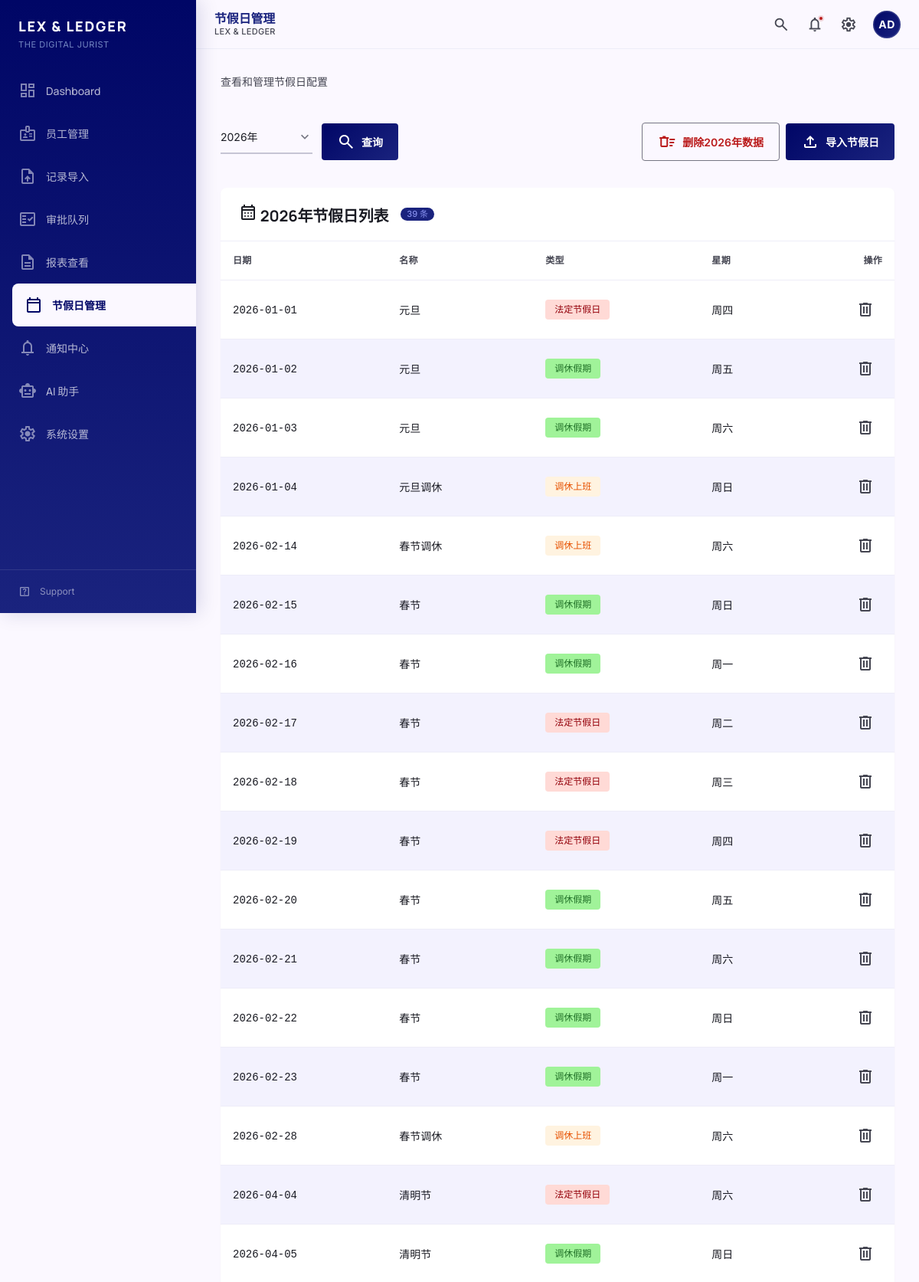
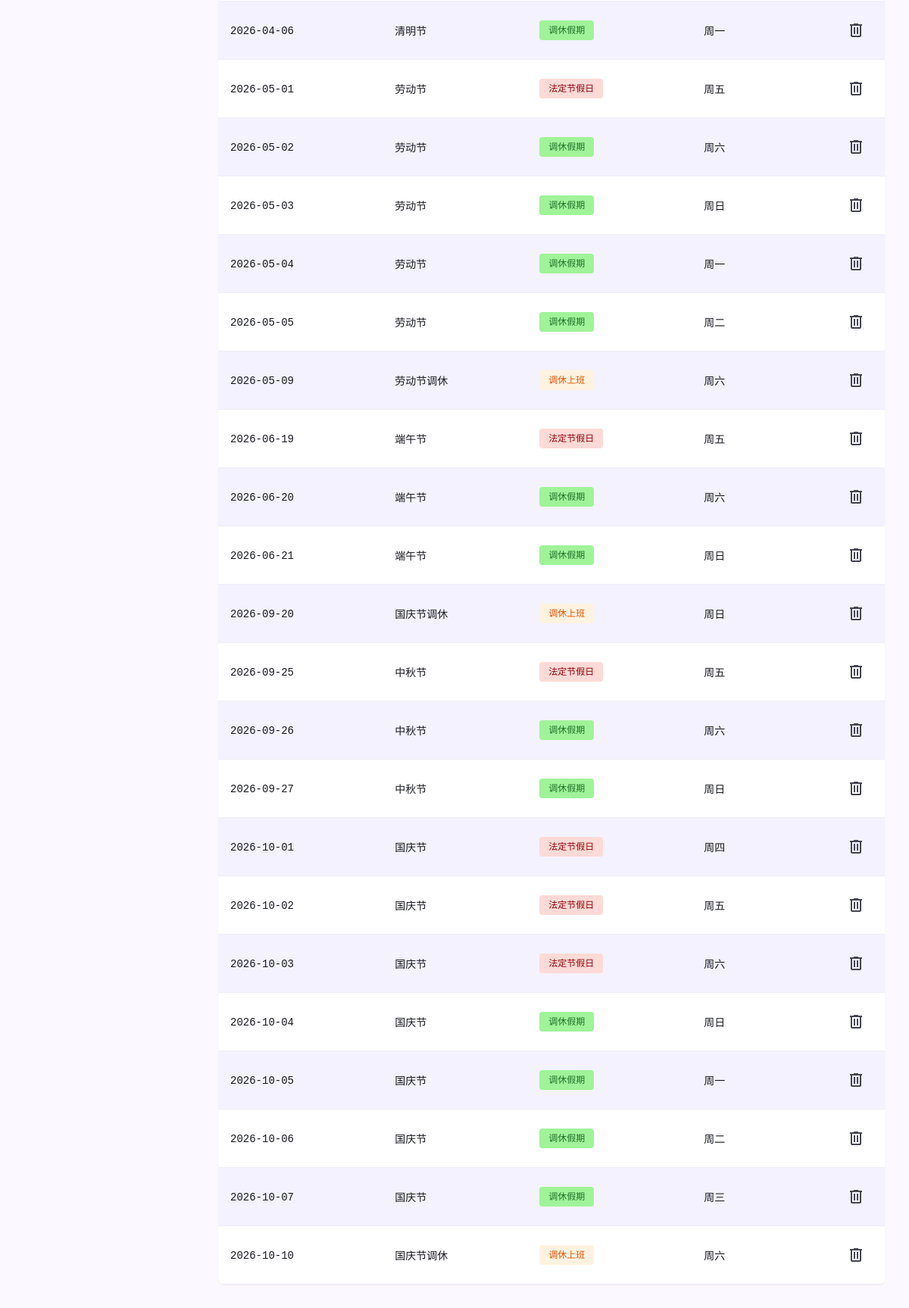
Screenshot of /holidays/ (upper part) with the database file from the repository (2 pictures, top to bottom).
### tables this page shows
CREATE TABLE holiday_config (
            id INTEGER PRIMARY KEY AUTOINCREMENT,
            holiday_date DATE NOT NULL UNIQUE,
            holiday_name TEXT NOT NULL,
            holiday_type TEXT CHECK(holiday_type IN ('statutory', 'adjusted_holiday', 'adjusted_workday')),
            year INTEGER NOT NULL,
            created_at TIMESTAMP DEFAULT CURRENT_TIMESTAMP
        );

### src/web/routes/holidays.py (the view)
@bp.route('/')
def list_holidays():
    conn = get_db()
    cursor = conn.cursor()
    holidays = []
    year = request.args.get('year', datetime.now().year, type=int)
    available_years = []
    try:
        cursor.execute("SELECT DISTINCT year FROM holiday_config ORDER BY year DESC")
        available_years = [row['year'] for row in cursor.fetchall()]
        logger.info(f"可用年份: {available_years}")
    except sqlite3.Error as e:
        logger.error(f"查询可用年份失败: {e}")
    current_year = datetime.now().year
    if current_year not in available_years:
        available_years.insert(0, current_year)
    try:
        cursor.execute("""
            SELECT * FROM holiday_config
            WHERE year = ?
            ORDER BY holiday_date
        """, (year,))
        holidays = [dict(row) for row in cursor.fetchall()]
        logger.info(f"查询到 {len(holidays)} 条节假日记录 (年份: {year})")
    except sqlite3.Error as e:
        logger.error(f"查询节假日失败: {e}")
        flash('查询节假日失败', 'error')
    finally:
        conn.close()
    return render_template('holidays.html', holidays=holidays, year=year,
                         available_years=available_years)

### src/web/routes/holidays.py (called while the page is built)
def get_db():
    db_path = current_app.config['DATABASE']
    conn = sqlite3.connect(db_path)
    conn.row_factory = sqlite3.Row
    return conn

### src/web/templates/holidays.html (shortened to what this page needs)
{% extends "base.html" %}
{% block page_title %}节假日管理{% endblock %}
{% from "components/forms.html" import form_select with context %}
{% block content %}
<div class="page-container">
    <div class="mb-8">
        <p class="text-on-surface-variant text-body-md">查看和管理节假日配置</p>
    </div>
    <div class="flex flex-wrap items-center justify-between gap-4 mb-6">
        <form class="flex items-center gap-3" method="GET">
            {% set year_options = [] %}
            {% for y in available_years %}
                {% set _ = year_options.append({'value': y|string, 'label': y|string + '年'}) %}
            {% endfor %}
            <div style="width: 120px;">
                {{ form_select('year', '', year_options, value=year|string) }}
            </div>
            <button type="submit" class="btn btn-primary">
                <span class="material-symbols-outlined">search</span>
                查询
            </button>
        </form>
        <div class="flex items-center gap-2">
            {% if holidays %}
            <form method="POST" action="{{ url_for('holidays.delete_year_holidays', year=year) }}"
                  onsubmit="return confirm('确定要删除 {{ year }} 年的所有节假日记录吗？此操作不可恢复。')">
                <button type="submit" class="btn btn-secondary text-error hover:bg-error-container">
                    <span class="material-symbols-outlined">delete_sweep</span>
                    删除{{ year }}年数据
                </button>
            </form>
            {% endif %}
            <a href="{{ url_for('holidays.import_holidays') }}" class="btn btn-primary">
                <span class="material-symbols-outlined">upload</span>
                导入节假日
            </a>
        </div>
    </div>
    <div class="content-card">
        <div class="content-card-header">
            <div class="flex items-center gap-4">
                <h5 class="content-card-title">
                    <span class="material-symbols-outlined inline-icon">calendar_month</span>
                    {{ year }}年节假日列表
                </h5>
                <span class="badge badge-primary">{{ holidays|length }} 条</span>
            </div>
        </div>
        <div class="content-card-body p-0">
            {% if holidays %}
            <div class="data-table-wrapper">
                <table class="data-table">
                    <thead>
                        <tr>
                            <th>日期</th>
                            <th>名称</th>
                            <th>类型</th>
                            <th>星期</th>
                            <th class="actions">操作</th>
                        </tr>
                    </thead>
                    <tbody>
                        {% for holiday in holidays %}
                        <tr>
                            <td>
                                <code class="font-mono text-label-md">{{ holiday.holiday_date }}</code>
                            </td>
                            <td class="font-medium">{{ holiday.holiday_name }}</td>
                            <td>
                                {% if holiday.holiday_type == 'statutory' %}
                                <span class="chip chip-error">法定节假日</span>
                                {% elif holiday.holiday_type == 'adjusted_holiday' %}
                                <span class="chip chip-success">调休假期</span>
                                {% elif holiday.holiday_type == 'adjusted_workday' %}
                                <span class="chip chip-warning">调休上班</span>
                                {% else %}
                                <span class="badge badge-outline">{{ holiday.holiday_type }}</span>
                                {% endif %}
                            </td>
                            <td class="text-on-surface-variant">
                                {{ holiday.holiday_date | weekday_name }}
                            </td>
                            <td class="actions">
                                <form method="POST"
                                      action="{{ url_for('holidays.delete_holiday', date=holiday.holiday_date, year=year) }}"
                                      onsubmit="return confirm('确定要删除 {{ holiday.holiday_date }} ({{ holiday.holiday_name }}) 吗？')"
                                      style="display: inline;">
                                    <button type="submit" class="action-btn text-error" title="删除">
                                        <span class="material-symbols-outlined">delete</span>
                                    </button>
                                </form>
                            </td>
                        </tr>
                        {% endfor %}
                    </tbody>
                </table>
            </div>
            {% endif %}
        </div>
    </div>
</div>
{% endblock %}

### src/web/static/css/tokens.css (style rules this page uses)
:root { --color-primary: #000666; --color-primary-container: #1a237e; --color-on-primary: #ffffff; --color-on-primary-container: #8690ee; --color-primary-fixed: #e0e0ff; --color-primary-fixed-dim: #bdc2ff; --color-inverse-primary: #bdc2ff; --color-on-primary-fixed: #000767; --color-on-primary-fixed-variant: #343d96; --color-secondary: #1b6d24; --color-secondary-container: #a0f399; --color-on-secondary: #ffffff; --color-on-secondary-container: #217128; --color-secondary-fixed: #a3f69c; --color-secondary-fixed-dim: #88d982; --color-on-secondary-fixed: #002204; --color-on-secondary-fixed-variant: #005312; --color-tertiary: #321100; --color-tertiary-container: #532100; --color-on-tertiary: #ffffff; --color-on-tertiary-container: #f57009; --color-tertiary-fixed: #ffdbca; --color-tertiary-fixed-dim: #ffb68f; --color-on-tertiary-fixed: #331200; --color-on-tertiary-fixed-variant: #773200; --color-error: #ba1a1a; --color-error-container: #ffdad6; --color-on-error: #ffffff; --color-on-error-container: #93000a; --color-background: #fbf8ff; --color-on-background: #1a1b23; --color-surface: #fbf8ff; --color-on-surface: #1a1b23; --color-surface-variant: #e2e1ed; --color-on-surface-variant: #454652; --color-inverse-surface: #2f3038; --color-inverse-on-surface: #f1f0fb; --color-surface-tint: #4c56af; --color-surface-dim: #dad9e4; --color-surface-bright: #fbf8ff; --color-surface-container-lowest: #ffffff; --color-surface-container-low: #f3f2fe; --color-surface-container: #eeedf8; --color-surface-container-high: #e8e7f2; --color-surface-container-highest: #e2e1ed; --color-outline: #767683; --color-outline-variant: #c6c5d4; --font-headline: 'Manrope', -apple-system, BlinkMacSystemFont, sans-serif; --font-body: 'Inter', -apple-system, BlinkMacSystemFont, sans-serif; --font-label: 'Inter', -apple-system, BlinkMacSystemFont, sans-serif; --font-mono: 'SF Mono', 'Monaco', 'Inconsolata', monospace; --text-display-lg: 3.5rem; --text-display-md: 2.5rem; --text-display-sm: 2rem; --text-headline-lg: 2rem; --text-headline-md: 1.5rem; --text-headline-sm: 1.25rem; --text-title-lg: 1.125rem; --text-title-md: 1rem; --text-title-sm: 0.875rem; --text-body-lg: 1rem; --text-body-md: 0.875rem; --text-body-sm: 0.8125rem; --text-label-lg: 0.875rem; --text-label-md: 0.75rem; --text-label-sm: 0.6875rem; --font-regular: 400; --font-medium: 500; --font-semibold: 600; --font-bold: 700; --font-extrabold: 800; --leading-tight: 1.2; --leading-snug: 1.375; --leading-normal: 1.5; --leading-relaxed: 1.625; --tracking-tighter: -0.02em; --tracking-tight: -0.01em; --tracking-normal: 0; --tracking-wide: 0.025em; --tracking-wider: 0.05em; --tracking-widest: 0.1em; --space-0: 0; --space-1: 0.25rem; --space-2: 0.5rem; --space-3: 0.75rem; --space-4: 1rem; --space-5: 1.25rem; --space-6: 1.5rem; --space-8: 2rem; --space-10: 2.5rem; --space-12: 3rem; --space-16: 4rem; --space-20: 5rem; --space-24: 6rem; --section-gap-sm: var(--space-6); --section-gap-md: var(--space-8); --section-gap-lg: var(--space-12); --radius-none: 0; --radius-xs: 0.125rem; --radius-sm: 0.25rem; --radius-md: 0.5rem; --radius-lg: 0.75rem; --radius-xl: 1rem; --radius-full: 9999px; --shadow-ambient: 0 0 48px rgba(26, 27, 35, 0.06); --shadow-ambient-lg: 0 0 64px rgba(26, 27, 35, 0.08); --shadow-sm: 0 1px 2px rgba(26, 27, 35, 0.05); --shadow-md: 0 4px 6px rgba(26, 27, 35, 0.07), 0 2px 4px rgba(26, 27, 35, 0.05); --shadow-lg: 0 10px 15px rgba(26, 27, 35, 0.08), 0 4px 6px rgba(26, 27, 35, 0.05); --shadow-xl: 0 20px 25px rgba(26, 27, 35, 0.1), 0 10px 10px rgba(26, 27, 35, 0.04); --shadow-sidebar: 4px 0 24px rgba(0, 6, 102, 0.15); --duration-fast: 150ms; --duration-normal: 200ms; --duration-slow: 300ms; --duration-slower: 400ms; --ease-default: cubic-bezier(0.4, 0, 0.2, 1); --ease-in: cubic-bezier(0.4, 0, 1, 1); --ease-out: cubic-bezier(0, 0, 0.2, 1); --ease-out-expo: cubic-bezier(0.16, 1, 0.3, 1); --ease-spring: cubic-bezier(0.34, 1.56, 0.64, 1); --sidebar-width: 16rem; --sidebar-width-collapsed: 4rem; --content-max-width: 80rem; --header-height: 4rem; --z-base: 0; --z-dropdown: 100; --z-sticky: 200; --z-fixed: 300; --z-modal-backdrop: 400; --z-modal: 500; --z-popover: 600; --z-tooltip: 700; --z-toast: 800; }

### src/web/static/css/interactions.css (style rules this page uses)
.page-transition { animation: pageEnter 0.4s var(--ease-out-expo); }
.badge { transition: transform 0.2s var(--ease-spring); }
.content-card { transition: box-shadow 0.2s var(--ease-out-expo); }

### rows the page displays
holiday_config: holiday_date "2026-01-01", holiday_name "元旦", holiday_type "法定节假日", holiday_date|weekday_name "周四"
holiday_config: holiday_date "2026-01-02", holiday_name "元旦", holiday_type "调休假期", holiday_date|weekday_name "周五"
holiday_config: holiday_date "2026-01-03", holiday_name "元旦", holiday_type "调休假期", holiday_date|weekday_name "周六"
holiday_config: holiday_date "2026-01-04", holiday_name "元旦调休", holiday_type "调休上班", holiday_date|weekday_name "周日"
holiday_config: holiday_date "2026-02-14", holiday_name "春节调休", holiday_type "调休上班", holiday_date|weekday_name "周六"
holiday_config: holiday_date "2026-02-15", holiday_name "春节", holiday_type "调休假期", holiday_date|weekday_name "周日"
holiday_config: holiday_date "2026-02-16", holiday_name "春节", holiday_type "调休假期", holiday_date|weekday_name "周一"
holiday_config: holiday_date "2026-02-17", holiday_name "春节", holiday_type "法定节假日", holiday_date|weekday_name "周二"
holiday_config: holiday_date "2026-02-18", holiday_name "春节", holiday_type "法定节假日", holiday_date|weekday_name "周三"
holiday_config: holiday_date "2026-02-19", holiday_name "春节", holiday_type "法定节假日", holiday_date|weekday_name "周四"
holiday_config: holiday_date "2026-02-20", holiday_name "春节", holiday_type "调休假期", holiday_date|weekday_name "周五"
holiday_config: holiday_date "2026-02-21", holiday_name "春节", holiday_type "调休假期", holiday_date|weekday_name "周六"
holiday_config: holiday_date "2026-02-22", holiday_name "春节", holiday_type "调休假期", holiday_date|weekday_name "周日"
holiday_config: holiday_date "2026-02-23", holiday_name "春节", holiday_type "调休假期", holiday_date|weekday_name "周一"
holiday_config: holiday_date "2026-02-28", holiday_name "春节调休", holiday_type "调休上班", holiday_date|weekday_name "周六"
holiday_config: holiday_date "2026-04-04", holiday_name "清明节", holiday_type "法定节假日", holiday_date|weekday_name "周六"
holiday_config: holiday_date "2026-04-05", holiday_name "清明节", holiday_type "调休假期", holiday_date|weekday_name "周日"
holiday_config: holiday_date "2026-04-06", holiday_name "清明节", holiday_type "调休假期", holiday_date|weekday_name "周一"
holiday_config: holiday_date "2026-05-01", holiday_name "劳动节", holiday_type "法定节假日", holiday_date|weekday_name "周五"
holiday_config: holiday_date "2026-05-02", holiday_name "劳动节", holiday_type "调休假期", holiday_date|weekday_name "周六"
holiday_config: holiday_date "2026-05-03", holiday_name "劳动节", holiday_type "调休假期", holiday_date|weekday_name "周日"
holiday_config: holiday_date "2026-05-04", holiday_name "劳动节", holiday_type "调休假期", holiday_date|weekday_name "周一"
holiday_config: holiday_date "2026-05-05", holiday_name "劳动节", holiday_type "调休假期", holiday_date|weekday_name "周二"
holiday_config: holiday_date "2026-05-09", holiday_name "劳动节调休", holiday_type "调休上班", holiday_date|weekday_name "周六"
holiday_config: holiday_date "2026-06-19", holiday_name "端午节", holiday_type "法定节假日", holiday_date|weekday_name "周五"
holiday_config: holiday_date "2026-06-20", holiday_name "端午节", holiday_type "调休假期", holiday_date|weekday_name "周六"
holiday_config: holiday_date "2026-06-21", holiday_name "端午节", holiday_type "调休假期", holiday_date|weekday_name "周日"
holiday_config: holiday_date "2026-09-20", holiday_name "国庆节调休", holiday_type "调休上班", holiday_date|weekday_name "周日"
holiday_config: holiday_date "2026-09-25", holiday_name "中秋节", holiday_type "法定节假日", holiday_date|weekday_name "周五"
holiday_config: holiday_date "2026-09-26", holiday_name "中秋节", holiday_type "调休假期", holiday_date|weekday_name "周六"
holiday_config: holiday_date "2026-09-27", holiday_name "中秋节", holiday_type "调休假期", holiday_date|weekday_name "周日"
holiday_config: holiday_date "2026-10-01", holiday_name "国庆节", holiday_type "法定节假日", holiday_date|weekday_name "周四"
holiday_config: holiday_date "2026-10-02", holiday_name "国庆节", holiday_type "法定节假日", holiday_date|weekday_name "周五"
holiday_config: holiday_date "2026-10-03", holiday_name "国庆节", holiday_type "法定节假日", holiday_date|weekday_name "周六"
holiday_config: holiday_date "2026-10-04", holiday_name "国庆节", holiday_type "调休假期", holiday_date|weekday_name "周日"
holiday_config: holiday_date "2026-10-05", holiday_name "国庆节", holiday_type "调休假期", holiday_date|weekday_name "周一"
holiday_config: holiday_date "2026-10-06", holiday_name "国庆节", holiday_type "调休假期", holiday_date|weekday_name "周二"
holiday_config: holiday_date "2026-10-07", holiday_name "国庆节", holiday_type "调休假期", holiday_date|weekday_name "周三"
holiday_config: holiday_date "2026-10-10", holiday_name "国庆节调休", holiday_type "调休上班", holiday_date|weekday_name "周六"

### other values shown
{{ year }} "2026"
{{ holidays|length }} "39"
form field year "2026年"
